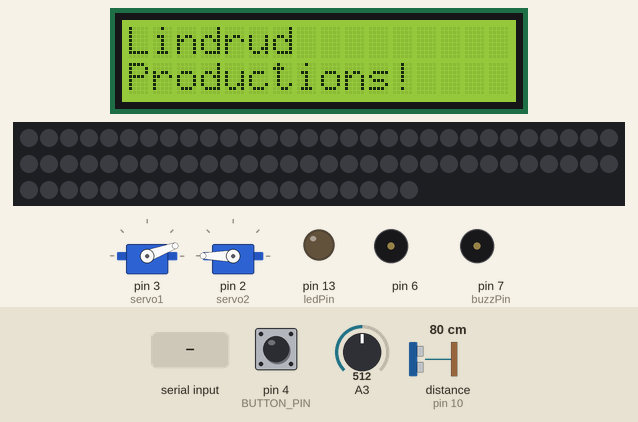
This sketch was run on a simulated Arduino Uno, built with avr-gcc and run on an emulated ATmega328P. Shown: 2 × servo, 16×2 character LCD, 80 RGB LEDs in strip order, left to right, continuing on the next row, output pins drawn as LEDs (lit = HIGH), buzzer (waves = sounding, pin HIGH). Wiring (inferred from the names in the program): ultrasonic range finder: trigger pin 9; echo pin 10. The test bench sets the inputs (shaded band); at power-on: distance to the obstacle (sensor on pin 10) 80 cm, pin 4 (BUTTON_PIN) HIGH, A3 = 512. The echo pulse lasts 58.3 µs per cm; random numbers use the default seed unless the sketch sets one; pins used as bus, display or sensor lines are not drawn; what the sketch prints to the serial monitor is not drawn.

Above: at 3.1 s.
At 8.8 s:
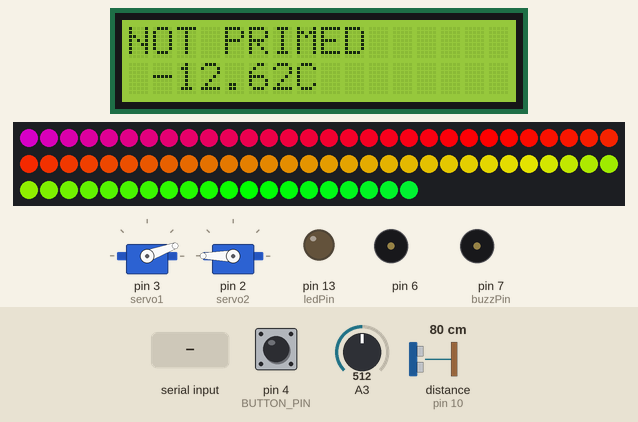
8.9 s: "1" received over Serial
At 10.11 s:
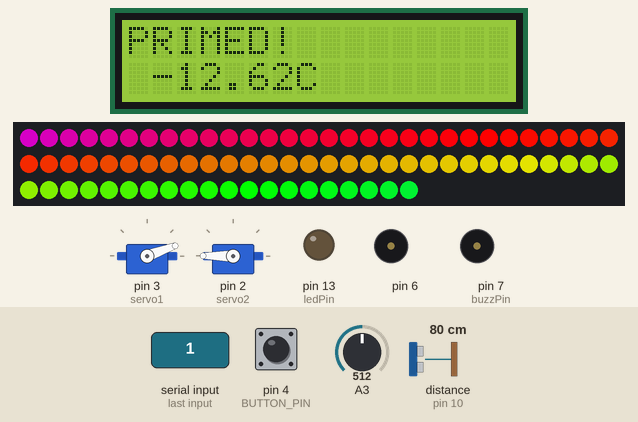
11.9 s: distance to the obstacle (sensor on pin 10) set to 28 cm
14.7 s: distance to the obstacle (sensor on pin 10) set to 23 cm
At 15.9 s:
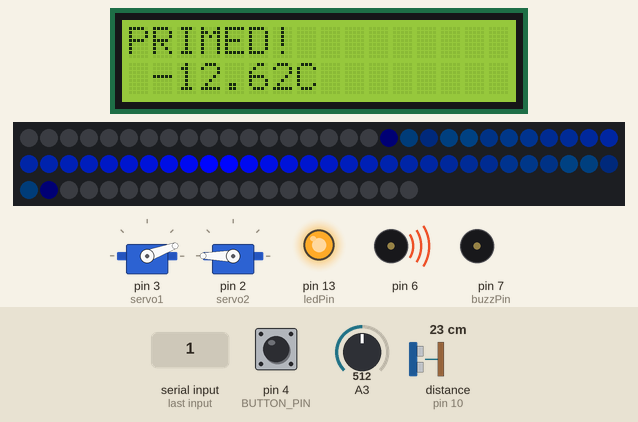
16.8 s: "A" received over Serial
At 18.3 s:
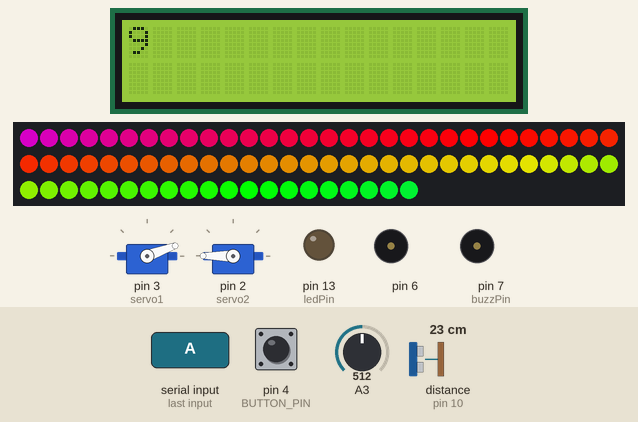
25.8 s: distance to the obstacle (sensor on pin 10) set to 35 cm
28.8 s: "1" received over Serial
At 30.0 s:
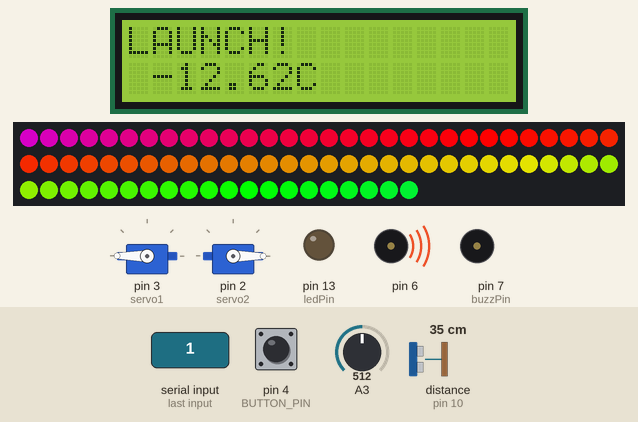
Timing chart, 0 to 33.5 s (numbered marks = the images above; inputs shaded):
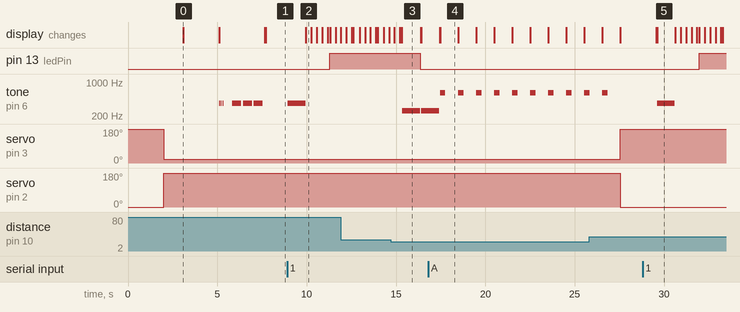

Measured:
- the behaviour switches between 26 and 25 cm on distance to the obstacle (sensor on pin 10) (found by bisection; images 2 and 3)
- after the input at 8.9 s, pin 13 (ledPin): LOW → HIGH after 2.4 s; tone on pin 6: silent → 370 Hz at once, → silent 1.0 s later; the display: changes after 1.1 s (image 2)
- after the input at 14.7 s, pin 13 (ledPin): HIGH → LOW after 1.7 s; tone on pin 6: silent → 259 Hz after 0.65 s, → silent 1.0 s later, → 259 Hz 0.06 s later
- after the input at 28.8 s, pin 13 (ledPin): LOW → HIGH after 3.2 s; tone on pin 6: silent → 370 Hz after 0.81 s, → silent 1.0 s later
- what the display in image 0 shows lasts 2.0 s, from 3.1 s to 5.1 s
- what the display in image 3 shows lasts 1.1 s, from 15.3 s to 16.4 s
- what the display in image 4 shows lasts 1.0 s, from 17.5 s to 18.5 s

The sketch:

main.ino
```cpp
#define BUTTON_PIN 4
#define NUM_LEDS 80
#include <Wire.h>
#include <LiquidCrystal_I2C.h>
#include <Servo.h>
#include <FastLED.h>

//All Written by Stellan Lindrud
//Note that the library LiquidCrystal I2C and FastLED are community made
//and do not come pre-installed
LiquidCrystal_I2C lcd(0x27,16,2);  // set the LCD address to 0x27(the I2C module address) for a 16 chars and 2 line display
CRGBArray<NUM_LEDS> leds;

float calibration = 0.073;
float tempC;

int buzzPin = 7;
int ledPin = 13;
int state = 0;
int flag = 0;
bool primed = false;
int trigPin = 9;
int echoPin = 10;
int safetyDistance = 25;

long duration;
int distance;

Servo servo1;
Servo servo2;

int servoPin1 = 7;
int servoPin2 = 8;
int currentTime = millis();

void setup()
{
  initialise();
  splashScreen();
  initialTone();
}


//Here we initialise all the variables
// as well as pins and piece attachments
void initialise(){
  analogReference(INTERNAL);
  pinMode(ledPin, OUTPUT);
  digitalWrite(ledPin, LOW);
  Serial.begin(9600);
  pinMode(6,OUTPUT);
  pinMode(buzzPin, OUTPUT);
  pinMode(trigPin, OUTPUT);
  pinMode(echoPin, INPUT);
  servo1.attach(3);
  servo2.attach(2);
  //allow time to put in springboard
  servo1.write(180);
  servo2.write(0);
  delay(2000);
  servo1.write(20);
  servo2.write(240);
  delay(1000);
  servo1.detach();
  servo2.detach();
  pinMode(BUTTON_PIN, INPUT_PULLUP);
  lcd.init();// initialize the lcd
  FastLED.addLeds<NEOPIXEL,11>(leds, NUM_LEDS);
}

void initialTone(){
  tone(6,370);
  delay(50);
  noTone(6);
  delay(50);
  tone(6,370);
  delay(50);
  noTone(6);
  delay(50);
  tone(6,370);
  delay(50);
  noTone(6);
  delay(500);

  tone(6,370);
  delay(500);
  noTone(6);
  delay(100);
  tone(6,370);
  delay(500);
  noTone(6);
  delay(100);
  tone(6,370);
  delay(500);
  noTone(6);
  delay(100);
}

void splashScreen(){
  //lcd.init();
  // Print a message to the LCD.
  lcd.backlight();
  lcd.setCursor(0,0);
  lcd.print("Lindrud");
  lcd.setCursor(0,1);
  lcd.print("Productions!");
  delay(2000);
  lcd.clear();
  lcd.print("NOT PRIMED");
}

void readButton(){
  if(!digitalRead(BUTTON_PIN)){
    if(primed){ //check if we are primed
      startCountdown();
    }else{ // not primed send a beep to signify we wont launch
      tone(6,600,500);
    }
  }else{

  }
}

void readSerial(){
  //The flag is used to prevent the arduino from constantly checking if it's primed or not from the bluetooth device
  if(Serial.available() > 0){ //Check if data is being sent
    state = Serial.read();
    flag = 0;
  }

  if (state == '0'){
    digitalWrite(ledPin, LOW);
    if(flag==0){
      Serial.println("LED: off");
      displayNoPrime();
      primed = false;
      flag = 1;
    }
  }
  else if(state == '1'){
    if(primed){
      digitalWrite(ledPin, HIGH);
    }

    if(flag==0){
      Serial.println("LED: on");
      primed = true;
      displayPrime();
      flag = 1;
    }
  }
  else if(state == 'A'){ //Launch Code
    startCountdown();
    state = 0;
  }

}

void primeBeep(){
  tone(6,370,1000); //indicate connection
  delay(1000);
}

void noprimeBeep(){
  tone(6,259,1000); //Indicate that we have deprimed
  delay(1000);
}

void displayPrime(){
  primeBeep();
  lcd.clear();
  lcd.print("PRIMED!");
}

void launch(){
  //Here we re-attach the servos, move them and then detach them
  servo1.attach(3);
  servo2.attach(2);
  servo1.write(180);
  servo2.write(0);
  delay(2000);
  servo1.detach();
  servo2.detach();
}

void displayNoPrime(){
  noprimeBeep();
  lcd.clear();
  lcd.print("NOT PRIMED");
  servo1.write(180);
  servo2.write(180);
}

void startCountdown(){
  int count = 10;
  lcd.setCursor(0,1);
  int x;
  bool odd;
  int r,g,b;
  for(x=count;x--;x>0){ //10 seconds countdown backwards
    lcd.clear();
    lcd.print(x);
    tone(6,600,300);
    delay(1000);
    //Assign a random color for each second
    r = random(0,255);
    g = random(0,255);
    b = random(0,255);
    for(int i = 0; i < NUM_LEDS; i++){
      leds[i] = CHSV(r,g,b);
    }
    FastLED.show();
    //FastLED.delay(33);
  }

  lcd.clear();
  launch();
  lcd.print("LAUNCH!");
}

void getTemperature(){
  tempC = (analogRead(A3) * calibration) - 50.0;
  //Serial.print("Temperature:  ");
  //Serial.print(tempC, 1);
  //Serial.println(" C");

  //Serial.println(millis() - currentTime);
  if(millis() - currentTime > 1000){
    //Serial.write(distance);
    currentTime = millis();
    lcd.setCursor(0,1);
    lcd.print(" ");
    lcd.print(tempC);
    lcd.print("C");
  }
  // delay(500);

}

void displayDistance(){ //Check if anything is in immediate range of the device
  digitalWrite(trigPin, LOW);
  delayMicroseconds(2);

  digitalWrite(trigPin, HIGH);
  delayMicroseconds(10);
  digitalWrite(trigPin, LOW);

  duration = pulseIn(echoPin, HIGH);
  distance = duration * 0.034/2;
  //Serial.print("Distance: ");
  //Serial.println(distance);

  if(distance < safetyDistance){ //too close dont start
    primed = false;
    //Serial.println("LED: off");
    displayNoPrime();
    digitalWrite(ledPin, LOW);
    primed = false;
    flag = 1;
  }

}

void primeLED(){
  static uint8_t hue;
  servoPin1 = 7;
  for(int i = 0; i < NUM_LEDS/2; i++) {
    // fade everything out
    leds.fadeToBlackBy(40);

    // let's set an led value
    leds[i] = CHSV(hue++,255,255);

    // now, let's first 20 leds to the top 20 leds,
    leds(NUM_LEDS/2,NUM_LEDS-1) = leds(NUM_LEDS/2 - 1 ,0);
    FastLED.delay(33);
    //delay(33);
  }
}

void base(){

  for(int i = 0; i < NUM_LEDS; i++){
    leds[i] = CHSV(210+(i*2),255,255);
  }

  FastLED.show();
  FastLED.delay(33);
}

void loop()
{
  //Everything done here is in order and sorted into functions
  //so that you can easily see and edit whats going on
  readSerial();
  getTemperature();
  displayDistance();
  readButton();
  if(primed){
    primeLED();
  }else{
    base();
  }
}
```
